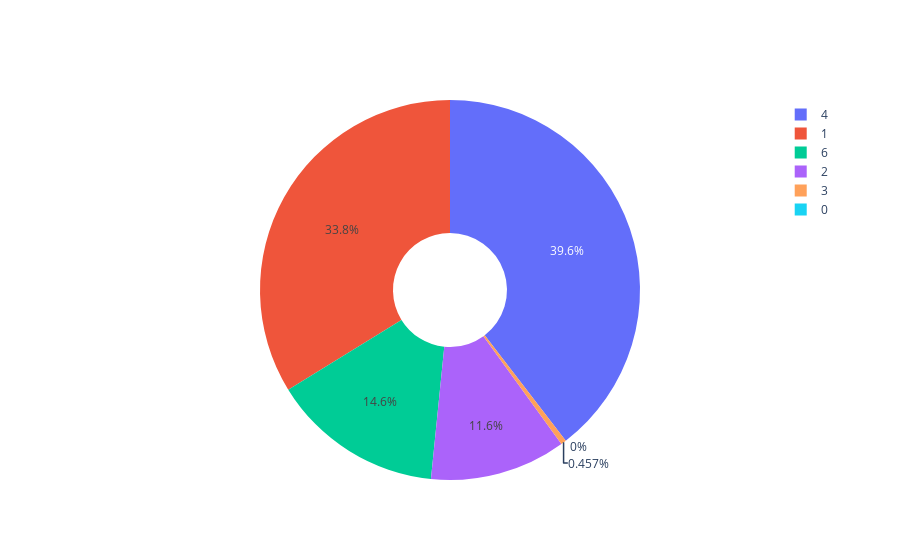

The code cell stored with this chart in its notebook:
### Code cell
fig.show()

### Figure 1 — Plotly figure (JSON) as saved in the notebook; plotly's stock layout.template omitted (floating-point values rounded to 4 significant figures)
{"data": [{"hole": 0.3, "labels": [0, 1, 2, 3, 4, 6], "type": "pie", "values": [0, 222, 76, 3, 260, 96]}], "layout": {}}
